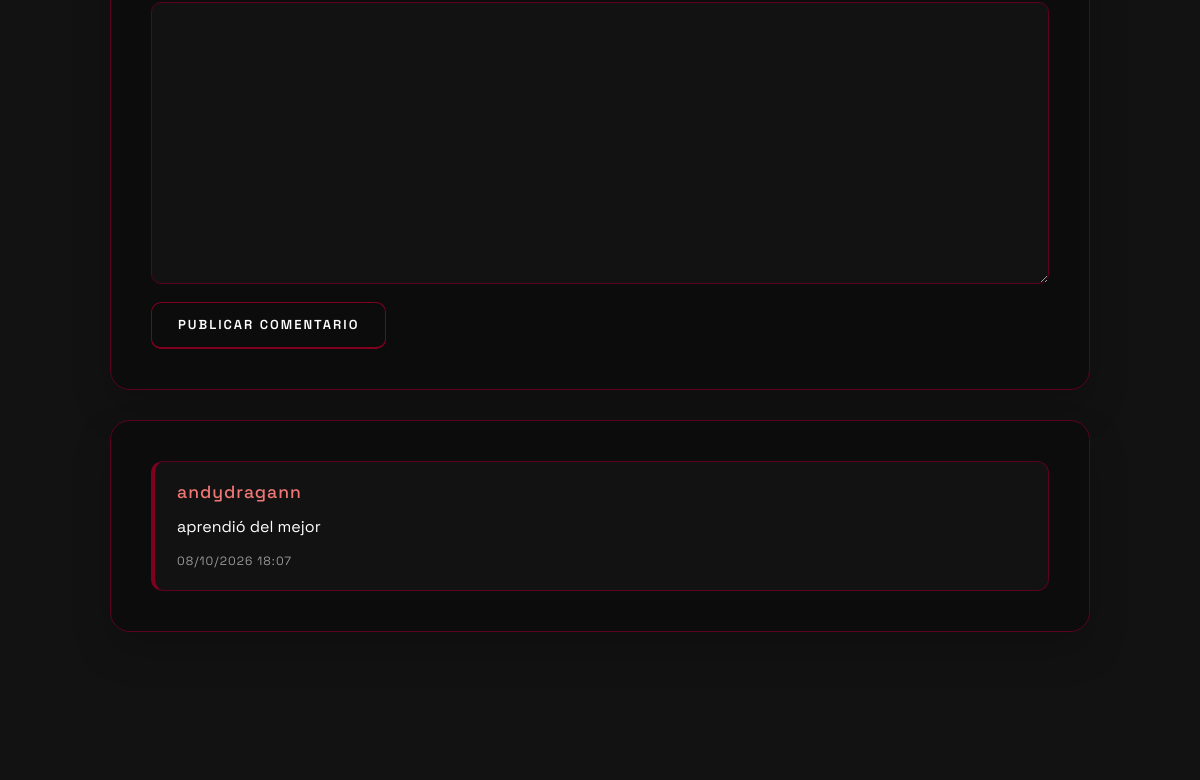
Before: /blog/peak/ (middle part) with the older database file.
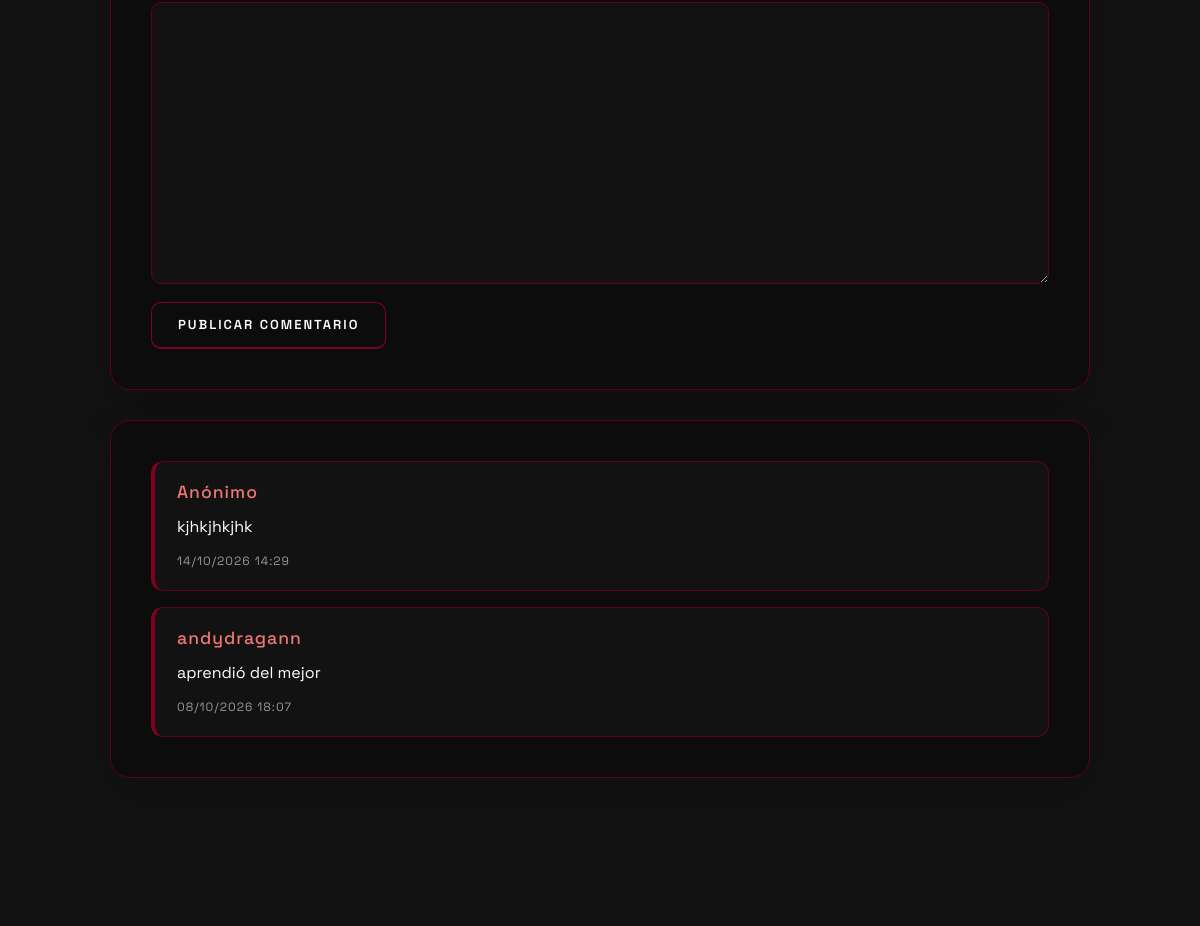
After: the same page with the newer database file.
### blog/models.py (models this page shows, shortened)
class Comment(models.Model):
    post = models.ForeignKey(Post, related_name='comments', on_delete=models.CASCADE)
    name = models.CharField(max_length=100)
    content = models.TextField()
    created_at = models.DateTimeField(auto_now_add=True)
    class Meta:
        ordering = ['-created_at']

### blog/views.py (the view)
# urls.py: path('<slug:slug>/', views.detail, name='detail'),
def detail(request, slug):
    post = get_object_or_404(Post, slug=slug)
    if request.method == 'POST':
        form = CommentForm(request.POST)
        if form.is_valid():
            comment = form.save(commit=False)
            comment.post = post
            comment.name = request.user.get_username() if request.user.is_authenticated else 'Anónimo'
            comment.save()
            return redirect('blog:detail', slug=slug)
    else:
        form = CommentForm()
    return render(request, 'blog/detail.html', {
        'post' : post,
        'form': form
    })

### blog/forms.py
class CommentForm(ModelForm):
    content = forms.CharField(
        label='Contenido',
        max_length=500,
        widget=forms.Textarea(attrs={'maxlength': '500'}),
    )
    class Meta:
        model = Comment
        fields = ['content']

### blog/templates/blog/detail.html (shortened to what this page needs)
{% extends "blog/layout.html" %} {% block title %}{{ post.title }}{% endblock %} {% block blog %}
<section class="blog-shell blog-detail-section">
    <section class="blog-comments-section">
        <form method="post" action=".">
            {{ form.as_p }}
            <button type="submit">Publicar comentario</button>
        </form>
    </section>
    <section class="blog-comments-list">
        {% for comment in post.comments.all %}
        <div class="blog-comment">
            <div class="blog-comment-header">
                <h3>{{ comment.name }}</h3>
            </div>
            <p>{{ comment.content }}</p>
            <time>{{ comment.created_at|date:"d/m/Y H:i" }}</time>
        </div>
        {% empty %}
        <p>No hay comentarios aún.</p>
        {% endfor %}
    </section>
</section>
{% endblock %}

Changed rows visible on the page:
added Comment: name "Anónimo", content "kjhkjhkjhk", created_at "14/10/2026 14:29"
